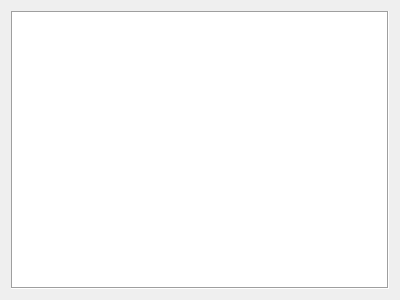
<?xml version="1.0" encoding="UTF-8"?>
<ui version="4.0">
 <class>SuggestionsWidget</class>
 <widget class="QWidget" name="SuggestionsWidget">
  <property name="geometry">
   <rect>
    <x>0</x>
    <y>0</y>
    <width>400</width>
    <height>300</height>
   </rect>
  </property>
  <property name="windowTitle">
   <string>Form</string>
  </property>
  <layout class="QGridLayout" name="gridLayout">
   <item row="0" column="0">
    <widget class="QTextEdit" name="suggestions">
     <property name="frameShape">
      <enum>QFrame::Box</enum>
     </property>
     <property name="readOnly">
      <bool>true</bool>
     </property>
    </widget>
   </item>
  </layout>
 </widget>
 <resources/>
 <connections/>
</ui>
